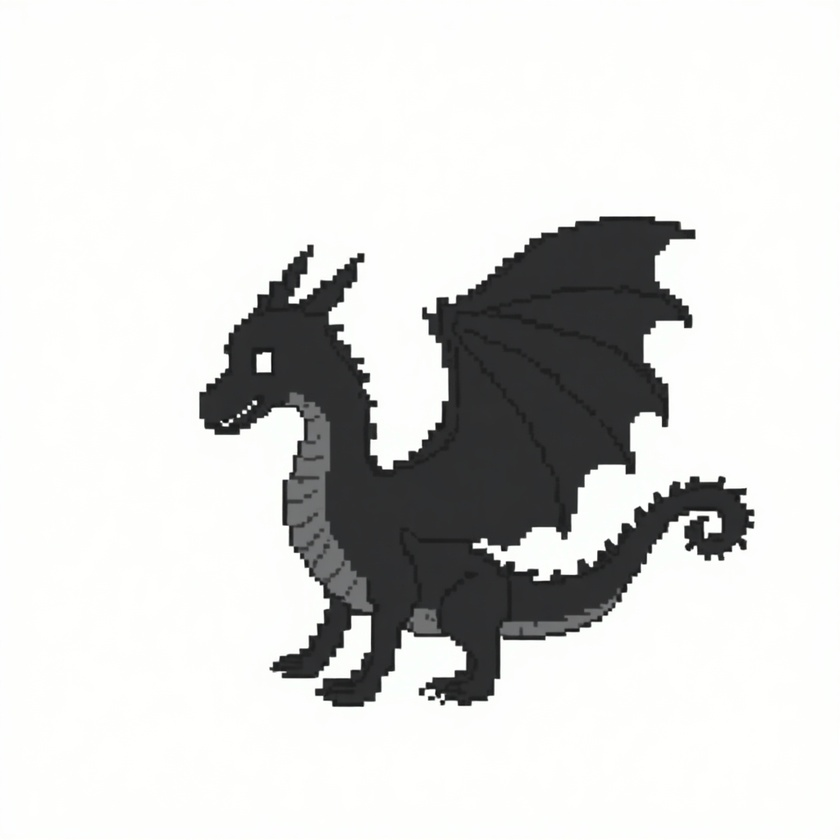
#> input picture images/dragon.jpg, 840 x 840 px, shrunk from 1024 x 1024 before the run
$ python region_growing.py
#> lines starting #> are read from the running program, lines starting #| are printed output that depends on the picture; after the words box and inside, x2 and y2 are one past the last pixel; in counts of white or black regions, pixels touching at a corner belong together
import cv2
import numpy as np
import matplotlib.pyplot as plt


def region_growing(img, seed, threshold=30):
#> called with seed = (55, 55), threshold = 30
    output = np.zeros_like(img)
    visited = np.zeros_like(img, dtype=bool)
    h, w = img.shape
#> h = 840; w = 840
    to_visit = [seed]
    seed_val = img[seed]
#> seed_val = 254

    while to_visit:
        x, y = to_visit.pop()
        if visited[x, y]:
            continue
        visited[x, y] = True
        if abs(int(img[x, y]) - int(seed_val)) <= threshold:
            output[x, y] = 255
            for dx in [-1, 0, 1]:
                for dy in [-1, 0, 1]:
                    nx, ny = x + dx, y + dy
                    if 0 <= nx < h and 0 <= ny < w and not visited[nx, ny]:
                        to_visit.append((nx, ny))
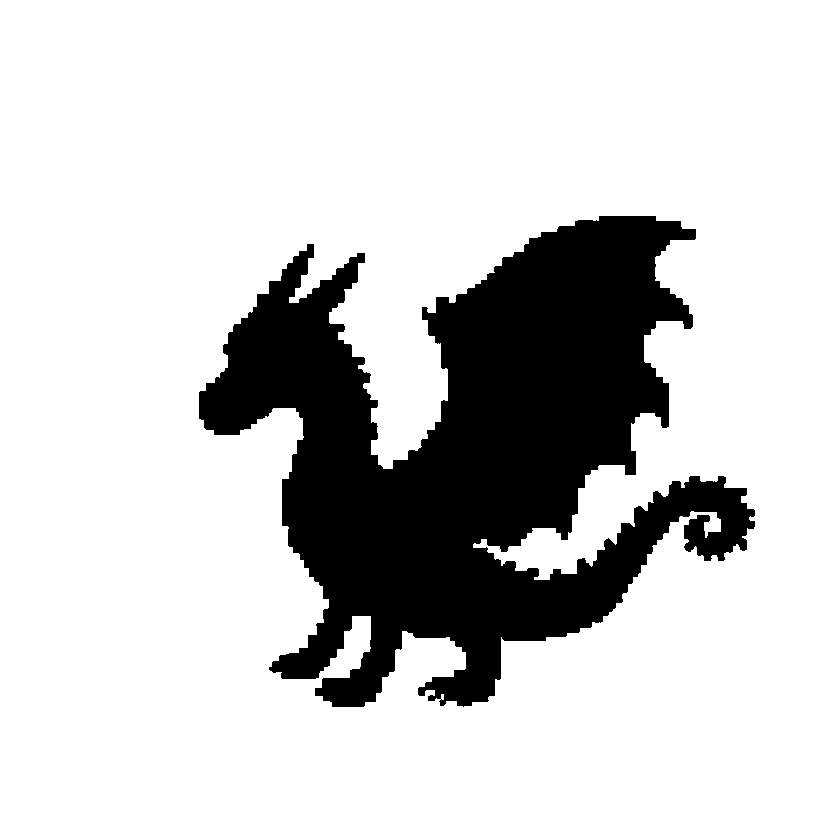
#> output: shape (840, 840); 80.9% white; 1 black region, box (x1, y1, x2, y2) and area: (199, 216, 755, 707) 134643
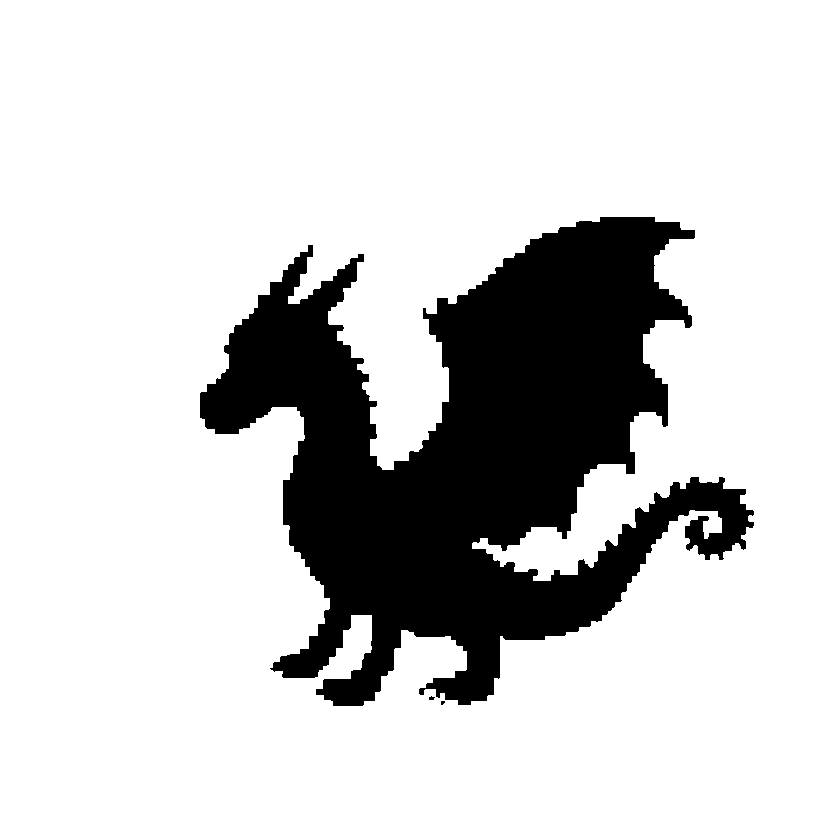
#> visited: shape (840, 840) bool; 81.6% white; 3 black regions (2 under 20 px), largest, box (x1, y1, x2, y2) and area: (200, 217, 754, 706) 129471
#> after the loop, to_visit = []
    return output


image = cv2.imread("../images/dragon.jpg", cv2.IMREAD_GRAYSCALE)

# Seed point inside Object 1
seed_point = (55, 55)

region = region_growing(image, seed_point, threshold=30)

cv2.imwrite("../results/region_grown_result.png", region)

plt.imshow(region, cmap="gray")
plt.title("Region Growing Result")
plt.axis("off")
plt.show()
